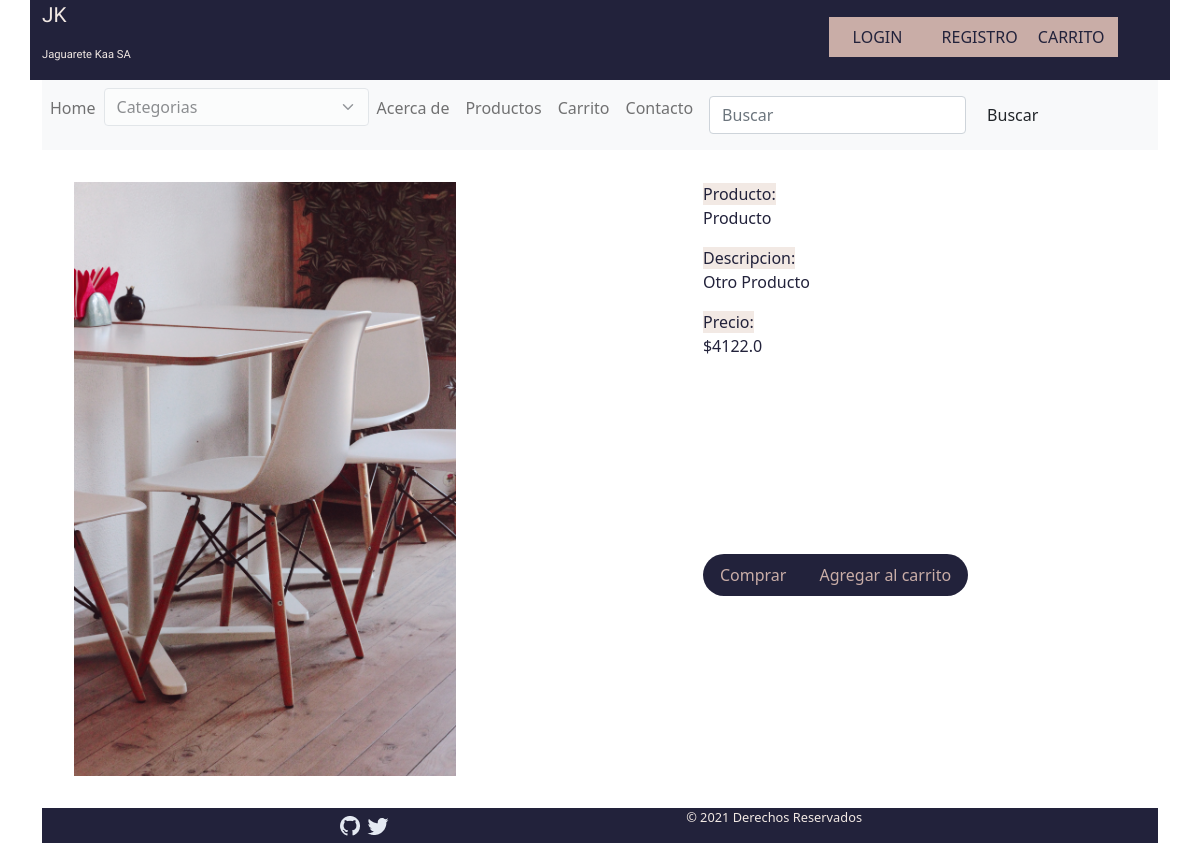
/producto/6/, run on the app's committed database.
### CARRITO/models.py (models this page shows, shortened)
class Producto(models.Model):
    titulo =  models.CharField(max_length=100)
    imagenProducto =  models.ImageField(upload_to='productos',blank = True, null = True)
    descripcion = models.CharField(max_length=100)
    precio =  models.FloatField()
    categoria = models.ForeignKey(Categoria,on_delete= models.CASCADE, null=False)
    created =  models.DateTimeField(auto_now_add=True)
    updated =  models.DateTimeField(auto_now_add=True)

### CARRITO/views.py (the view)
# urls.py: path('producto/<int:id>/', views.verProducto, name='verProducto'),
def verProducto(request,id):
    producto = Producto.objects.get(pk = id)
    if producto:
        return render(request,'productos/verProducto.html',{'producto': producto})
    else:
        return render(request,'productos/verProducto.html',{'vacio': 'No existe'})

### CARRITO/context_processors.py (called while the page is built)
def extras(request):
    categorias =  Categoria.objects.all()
    return {'categorias':categorias}

### CARRITO/templates/productos/verProducto.html (shortened to what this page needs)
{% extends "layout.html" %}
{% block content %}
        {% if producto %}
                <div class="row">
                    <div class="col-lg-6 col-sm-12 col-xs-12 col-ms-6 imagen_producto">
                            <img src="{{producto.imagenProducto.url}}" alt="Imagen producto: {{producto.titulo}}" width="70%">
                    </div>
                    <div class="col info_producto">
                        <div class="row">
                            <div class="col">
                                <p><span class="etiqueta">Producto: </span><br>{{producto.titulo}}</p>
                                <p><span class="etiqueta">Descripcion: </span><br>{{producto.descripcion}}</p>
                                <p><span class="etiqueta">Precio: </span><br>${{producto.precio}}</p>
                            </div>
                            <div class="col-12">
                                    <div class="btn-group">
                                        <a class="btn boton_ver_mas" href="">Comprar</a>
                                        <a class="btn boton_ver_mas" href="{% url 'AgregarCarrito' producto.id  %}">Agregar al carrito</a>
                                    </div>
                                </div>
                        </div>
                        </div>
                    </div>
        {% else %}
                {{vacio}}
        {% endif %}
{%endblock%}

### static/css/mis_estilos.css (style rules this page uses)
.info_producto { display: flex; flex-direction: row; justify-content: space-evenly; }
.boton_ver_mas { background-color: #22223b; color: #c9ada7; padding: .5rem 1rem; border-radius: 10em; }
.imagen_producto { margin-top: 2em; margin-left: 2em; }
.info_producto { margin-top: 2em }
.etiqueta { color: #22223b; background-color: #f2e9e4; }
.info_producto { color: #22223b; }
.imagen_producto { align-content: center; }

### data on the page
Producto: imagenProducto (picture), titulo "Producto", descripcion "Otro Producto", precio "4122.0"
